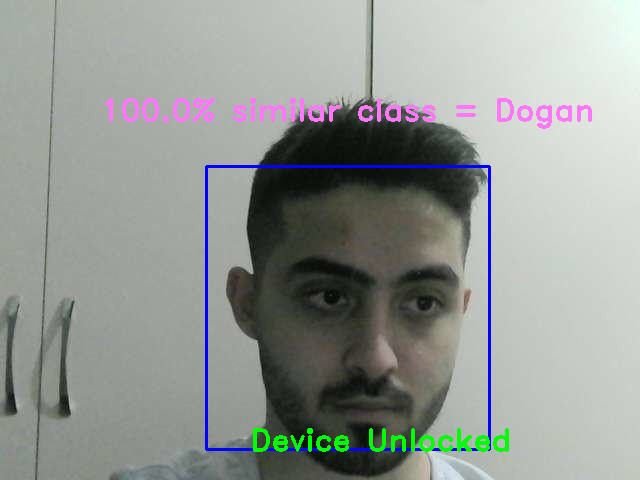
#> input picture Desktop_220526_0801.jpg, 640 x 480 px, given in place of the camera
$ python sample.py
#> lines starting #> are read from the running program, lines starting #| are printed output that depends on the picture; after the words box and inside, x2 and y2 are one past the last pixel; in counts of white or black regions, pixels touching at a corner belong together
import numpy as np
import cv2

cascade_classifier = cv2.CascadeClassifier('haarcascade_frontalface_default.xml')


def extract(img):
    gray = cv2.cvtColor(img, cv2.COLOR_BGR2GRAY)
    faces = cascade_classifier.detectMultiScale(gray, scaleFactor = 1.5, minNeighbors=5)

    if faces is():
        return None

    for (x,y,w,h) in faces:
        cropped_face = img[y:y+h, x:x+w]

    return cropped_face


cap = cv2.VideoCapture(0)
count = 0

while True:
    ret, frame = cap.read()
#> frame is the input picture: shape (480, 640, 3); mean B, G, R 149.1, 153.2, 148.6

    if extract(frame) is not None:
#> in extract, `gray = cv2.cvtColor(img, cv2.COLOR_BGR2GRAY)`:
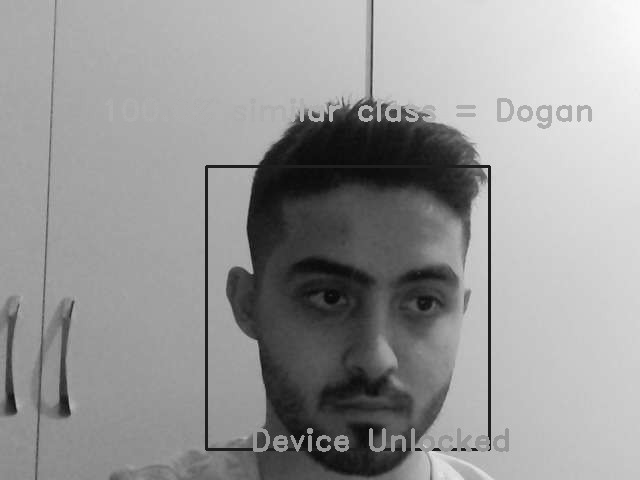
#> gray: shape (480, 640); min 6, max 249, mean 151.5
#> in extract, `faces = cascade_classifier.detectMultiScale(gray, scaleFactor = 1.5, m..`: faces = [[238, 192, 273, 273]]
#> the loop in extract, `for (x,y,w,h) in faces:` made 1 pass
#> pass 1, in extract, `cropped_face = img[y:y+h, x:x+w]`:
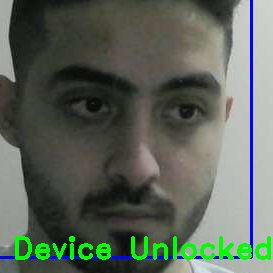
#> cropped_face: shape (273, 273, 3); mean B, G, R 90.2, 101.5, 92.2
        count += 1
#> count = 1

        face = cv2.resize(extract(frame), (300, 300))
#> the loop in extract (call 2), `for (x,y,w,h) in faces:` made 1 pass
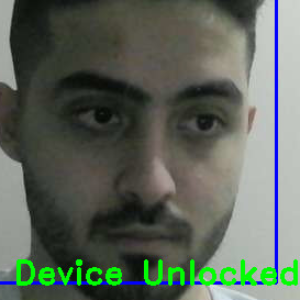
#> face: shape (300, 300, 3); mean B, G, R 90.1, 101.3, 92.1


        path = "Dogan"+str(count)+".jpg"
#> path = 'Dogan1.jpg'

        cv2.imwrite(path, face)

        name = str(count)
#> name = '1'
        font = cv2.FONT_HERSHEY_DUPLEX
        color = (0, 255, 0)
        stroke = 2
        cv2.putText(face, name, (50, 50), font, 1, color, stroke)
#> face: shape (300, 300, 3); 0.12% of pixels changed, all inside (x1, y1, x2, y2) = (55, 28, 63, 52)
        cv2.imshow("Cropper", face)

    else:
        print("NOT FOUND")

        if cv2.waitKey(20) & 0XFF == ord('q') or count == 100:
            break

print("Complete")
cap.release()
cv2.destroyAllWindows()
